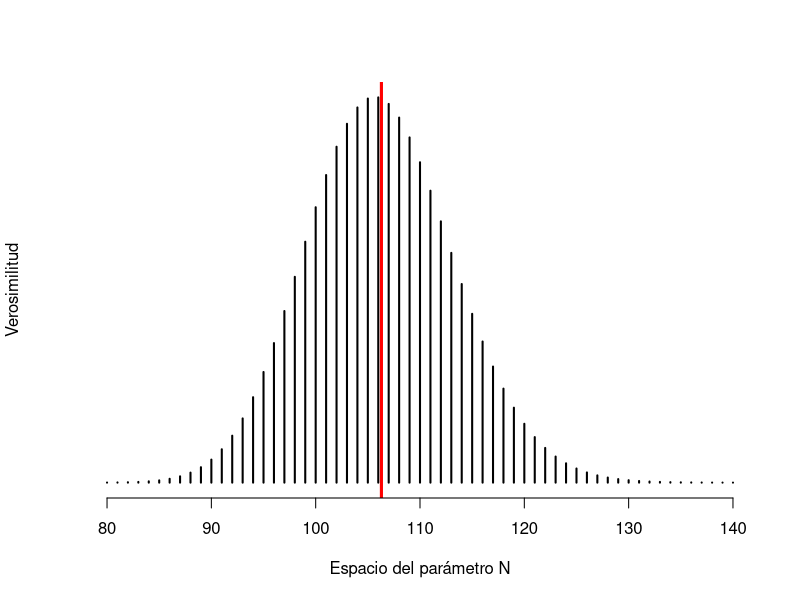

The R source for this figure:
## ---- chunk 1
set.seed(1937)
y <- rbinom(n = 5, size = 100, prob = 0.3)

# n es el número de repeticiones, size = sería el tamaño poblacional
# y prob la probabilidad de captura

y
## ---- chunk 2
# Función de 'menos log-verosimilitud'
nlL <- function(p){#p, se refiere a parámetros. 
  N <- floor(p[1]) #floor toma el entero
  valor <- -1*sum( dbinom(y, size = N, prob = 0.3,log = TRUE) )
  
  # A veces trabajar con logaritmos genera valores irreales.
  # Solo queremos valores válidos. El paso de abajo hace esto.
  valor <- valor[which(!is.na(valor) | !is.nan(valor) | valor != -Inf)]
  return(valor)
}
## ---- chunk 3
salida <-
  optim(
  par = c(mean(y) / 0.3),
  fn = nlL,
  method = "Brent",
  lower = 0,
  upper = 1e6
  )

salida
## ---- chunk 4
plot(80:140, sapply(
  X = 80:140,
  FUN = function(X) {
  return(exp(-1 * nlL(X)))
  }
  ),
  ylab = "Verosimilitud",
  xlab = "Espacio del parámetro N",
  axes = FALSE,
  type = "h", lwd = 2)
abline(v = salida$par, lwd = 3, col = "red")
axis(side=1)
## ---- chunk 5
set.seed(1934)
N <- 100
p <- 0.30
n <- 5# número de remociones
y <- numeric()

for ( k in 1:n){
  if (k==1){
    y. <- rbinom(n = 1, size = 100, prob = p)
    y <- append(y,y.)
  } else {
    y. <- rbinom(n = 1,size = 100 - sum(y), prob = p)
    print(sum(y))
    y <- append(y,y.)
  }
  
}
# n es el número de repeticiones, size = sería el tamaño poblacional
# y prob la probabilidad de captura

cat("el vector de conteos es ",y,"\n")
## ---- chunk 6
c <- 0

c <- append(c,cumsum(y), after = 1)

c <- c[-length(c)]# último elemento no se usa

c
## ---- chunk 7
# Función de 'menos log-verosimilitud'
nlL <- function(p,c){#p, se refiere a parámetros. 
  N <- floor(p[1])
  N <- ifelse(N <= max(c), max(c), N)# Si es menor al número acumulado de
                              #individuos, lo fija al límite inferior.
  x <- p[2]
  probCap <- exp(x)/(1+exp(x))# calcula un valor entre 0 y 1
  
  valor <- -1*sum( dbinom(y, size = N-c, prob = probCap,log = TRUE) )
  
  # A veces trabajar con logaritmos genera valores irreales.
  # Solo queremos valores válidos. El paso de abajo hace esto.
  valor <- valor[which(!is.na(valor) | !is.nan(valor) | valor != -Inf)]
  return(valor)
}

##Funcion generadora
gen <- function(p,c){#p, se refiere a parámetros. 
  N <- floor(p[1])
  N <- ifelse(N <= max(c), max(c)+1, N)
  N <- N + sample(c(-1,1),size=1,prob = c(0.5,0.5))
  
  x <- p[2]
  x <- x + rnorm(1,0,0.2)
  return(p=c(N,x))
}
## ---- chunk 8
salida <-
  optim(
  par = c(max(c)*1.1,0),# valores iniciales
  fn = nlL,
  gr = gen,
  c=c,
  method = "SANN",
  control = list(maxit=50000)
  )

salida
## ---- chunk 9
p_est <- exp(salida$par[2])/(1+exp(salida$par[2]))
p_est
## ---- chunk 10
rm(n,N,c,y,p,y.,k)
